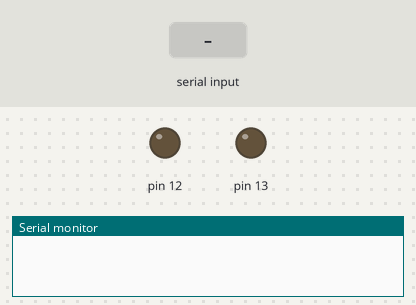
This sketch was run on a simulated Arduino Uno, built with avr-gcc and run on an emulated ATmega328P. Shown: output pins drawn as LEDs (lit = HIGH), the last lines printed to the serial monitor. The inputs (shaded band) are chosen by the test bench.

Above: at 1.2 s.
1.3 s: "1\n" received over Serial
At 1.7 s:
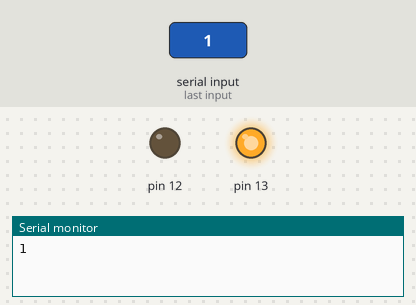
2.8 s: "0\n" received over Serial
At 4.0 s:
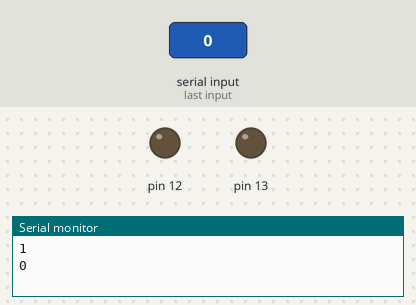
Timing chart, 0 to 5.8 s (numbered marks = the images above; inputs shaded):
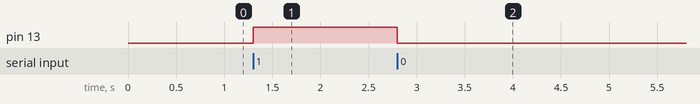

The sketch:

bluetooth_arduino.ino
```cpp
char LED = 0;

void setup()
{
  Serial.begin(9600);
  pinMode(13, OUTPUT);
  pinMode(12, OUTPUT);
}

void loop()
{
  if (Serial.available() > 0)
  {
    LED = Serial.read();
    Serial.print(LED);
    Serial.print("\n");
    if (LED == '1')
      digitalWrite(13, HIGH);

    else if (LED == '0')
      digitalWrite(13, LOW);
       LED = Serial.read();

    if (LED == '2')
    digitalWrite(12, HIGH);

    else if (LED == '3')
      digitalWrite(12, LOW);
       LED = Serial.read();

  }
}
```

Measured:
- after the input at 1.3 s, pin 13: LOW → HIGH at once
- after the input at 2.8 s, pin 13: HIGH → LOW at once
